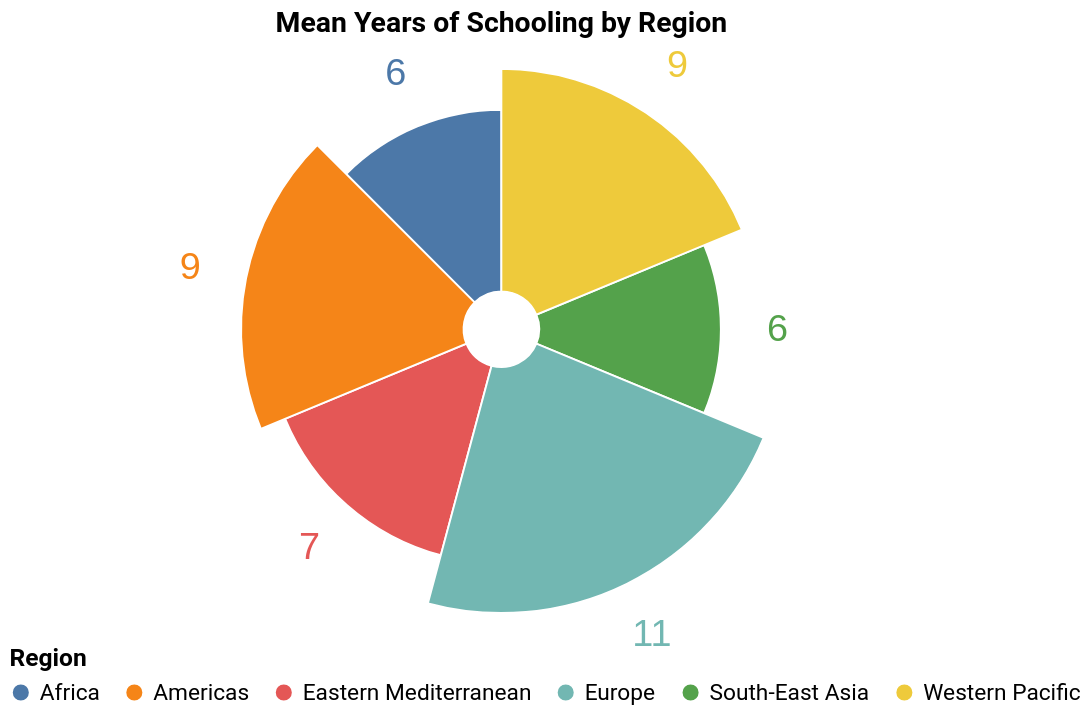

Specify this chart in Vega-Lite:
### Vega-Lite specification from a JSON file in a GitHub repository (floating-point values rounded to 4 significant figures)
{"$schema": "https://vega.github.io/schema/vega-lite/v5.json", "data": {"values": [{"Region": "Africa", "Mean Years of Schooling": 6}, {"Region": "South-East Asia", "Mean Years of Schooling": 6}, {"Region": "Eastern Mediterranean", "Mean Years of Schooling": 7}, {"Region": "Western Pacific", "Mean Years of Schooling": 9}, {"Region": "Americas", "Mean Years of Schooling": 9}, {"Region": "Europe", "Mean Years of Schooling": 11}]}, "width": 520, "height": "container", "layer": [{"mark": {"type": "arc", "innerRadius": 20, "stroke": "#fff"}}, {"mark": {"type": "text", "radiusOffset": 30, "size": 20, "color": "black"}, "encoding": {"text": {"field": "Mean Years of Schooling", "type": "quantitative"}}}], "encoding": {"theta": {"field": "Mean Years of Schooling", "type": "quantitative", "stack": true, "sort": "descending"}, "radius": {"field": "Mean Years of Schooling", "scale": {"type": "sqrt", "zero": true, "rangeMin": 20}}, "color": {"field": "Region", "type": "nominal", "legend": {"labelFont": "Roboto", "labelFontSize": 12, "titleFont": "Roboto", "titleFontSize": 13, "title": "Region", "orient": "bottom"}}}, "title": {"text": "Mean Years of Schooling by Region", "font": "Roboto", "fontSize": 15}, "config": {"style": {"cell": {"stroke": "transparent"}}}}
